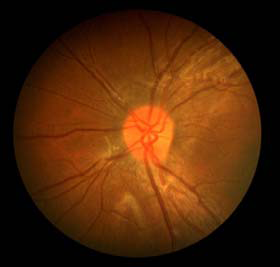
%> input picture retina2.png, 280 x 267 px
$ octave retv2.m   (GNU Octave 9; MATLAB toolbox functions it lacks are replaced by stand-ins)
%> lines starting %> are read from the running program, lines starting %| are printed output that depends on the picture; in (x1, y1, x2, y2) boxes, pixels count from 0 and x2, y2 are one past the last pixel; in counts of white or black regions, pixels touching at a corner belong together; the program's own positions count from 1
retina2 = imread('retina2.png'); %read in image
%> retina2 is the input picture: size 267x280x3 uint8; mean R, G, B 79.6, 39.4, 9.2
gr1 = rgb2gray(retina2);
mono2= imread('monochrome2.png');
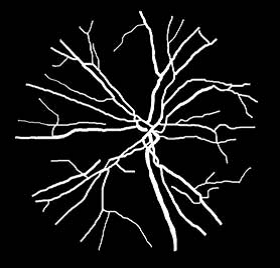
%> input picture monochrome2.png, 280 x 268 px
%> mono2 is the input picture: size 268x280x3 uint8; min 0, max 255, mean 21.9
mono2= rgb2gray(mono2);
%> mono2: size 268x280 uint8
mono2 = imbinarize(mono2);
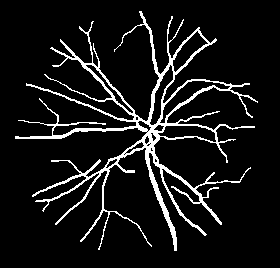
%> mono2: size 268x280 logical; 8.8% white in thin lines or dots, all inside (x1, y1, x2, y2) = (15, 11, 258, 251)
mono2 = imresize(mono2,[267 280]);
%> mono2: size 267x280 logical; 8.8% white in thin lines or dots, all inside (x1, y1, x2, y2) = (15, 11, 258, 250)

%Kirsch's operator, used to find maximu edge strength in each direction
g1=[5,5,5; -3,0,-3; -3,-3,-3];
g2=[5,5,-3; 5,0,-3; -3,-3,-3];
g3=[5,-3,-3; 5,0,-3; 5,-3,-3];
g4=[-3,-3,-3; 5,0,-3; 5,5,-3];
g5=[-3,-3,-3; -3,0,-3; 5,5,5];
g6=[-3,-3,-3; -3,0,5;-3,5,5];
g7=[-3,-3,5; -3,0,5;-3,-3,5];
g8=[-3,5,5; -3,0,5;-3,-3,-3];

fret1 = imfilter(retina2,g1,'replicate');% the image is filtered in each direction
fret2 = imfilter(retina2,g2,'replicate');
fret3 = imfilter(retina2,g3,'replicate');
fret4 = imfilter(retina2,g4,'replicate');
fret5 = imfilter(retina2,g5,'replicate');
fret6 = imfilter(retina2,g6,'replicate');
fret7 = imfilter(retina2,g7,'replicate');
fret8 = imfilter(retina2,g8,'replicate');

fret9 =fret1 +fret2 +fret3 +fret4 +fret5 +fret6 +fret7 +fret8 ;% the sum
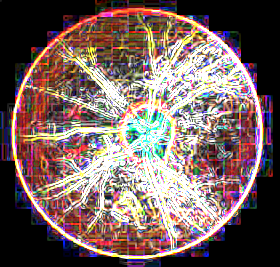
%> fret9: size 267x280x3 uint8; mean R, G, B 120.3, 100.1, 97.1

lab_he = rgb2lab(fret9); %convert from RGB  to CIE 1976 L*ab
%> lab_he: size 267x280x3 double; mean of channels 1, 2, 3 43.8, 9.2, 5.8

nColors = 3;
ab = lab_he(:,:,2:3);
nrows = size(ab,1);
%> nrows = 267
ncols = size(ab,2);
%> ncols = 280
ab = reshape(ab,nrows*ncols,2);
[cluster_idx, cluster_center] = kmeans(ab,nColors,'distance','sqEuclidean', 'Replicates',3);%k means clustering is used to create 4 colour clusters using the Eucilidean spaceMetric
%> cluster_center = [-1.29 2.45; 20.84 37.61; 40.47 -35.54]
pixel_labels = reshape(cluster_idx,nrows,ncols);% clusters added to array

segmented_images = cell(1,3);
rgb_label = repmat(pixel_labels,[1 1 3]);%repeat copies of rgb_label into 1-by-1-3 arrangement

for k = 1:nColors
    color = fret9;
    color(rgb_label ~= k) = 0;
    segmented_images{k} = color;
end
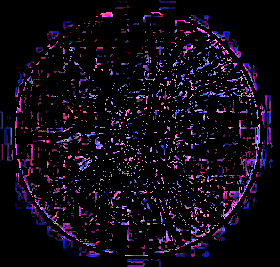
%> color: size 267x280x3 uint8; mean R, G, B 16.2, 9.2, 20.5
%> after the loop, segmented_images = 3 items
% here  the  objects are seperated by colour

%next I attampt to extract the vessels
mean_cluster_value = mean(cluster_center,2);
%> mean_cluster_value = [0.579; 29.23; 2.47]
[tmp, idx] = sort(mean_cluster_value);
%> tmp = [0.579; 2.47; 29.23]; idx = [1; 3; 2]
vessel_cluster_num = idx(1); % I have determined that the vessels have the smallest cluster_center value so I can programtically find it indes
%> vessel_cluster_num = 1

L = lab_he(:,:,1);
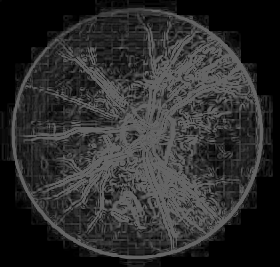
%> L: size 267x280 double; min 0, max 100, mean 43.8
vessel_idx = find(pixel_labels == vessel_cluster_num); %find the values that match the index
%> vessel_idx = 47848 values from 1 to 74760
L_vessel = L(vessel_idx); %extract them from L
scaled = L_vessel - min(L_vessel);
scaled = scaled / max(scaled);
is_vessel = imbinarize(scaled);  % the brightness values are extrated scaled then truned into a binary image useing a global threshold
%> is_vessel = 47848 logical values, 18141 true


vessel_labels = repmat(uint8(0),[nrows ncols]); % declare an uint8 array
vessel_labels(vessel_idx(is_vessel==true)) = 1; % find where it matches the mask
%> vessel_labels: size 267x280 uint8; values 0 (black) and 1 (white), 24.3% white; 530 white regions (498 under 20 px), largest, box (x1, y1, x2, y2) and area: (45, 26, 262, 259) 15001, (177, 131, 204, 157) 176, (16, 160, 65, 234) 169
vessel_labels = repmat(vessel_labels,[1 1 3]);

not_vessel_labels = repmat(uint8(0),[nrows ncols]);%finding wehre the vessels are not for later use as a filter
not_vessel_labels(vessel_idx(is_vessel==false)) = 1;
%> not_vessel_labels: size 267x280 uint8; values 0 (black) and 1 (white), 39.7% white; 1221 white regions (1139 under 20 px), largest, box (x1, y1, x2, y2) and area: (0, 0, 280, 267) 16162, (0, 145, 143, 267) 4727, (112, 57, 143, 88) 421
not_vessel_labels = repmat(not_vessel_labels,[1 1 3]);

vessel = fret9; % the image that has been filtered using Kirsch Operator
vessel(vessel_labels ~= 1) = 0; %the values that do not match the find labels are made to equal 0

not_vessel = fret9;
not_vessel((not_vessel_labels ~= 1)) = 0;


vg = rgb2gray(vessel);% convert to grayscale
 not_vg = rgb2gray(not_vessel);


vf= imguidedfilter(vg,not_vg);% guided filter using where the vessels were found not to be using k-menas clustering
vgad = adapthisteq(vf);% use dapative histogram equalization
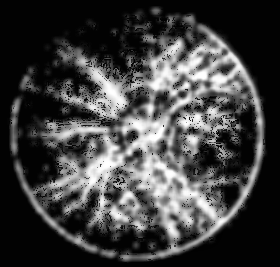
%> vgad: size 267x280 uint8; min 0, max 255, mean 65


v = imbinarize(vgad,'adaptive'); % binarize the image using adaptive filtering
%> v: size 267x280 logical; 27.3% white; 69 white regions (33 under 20 px), largest, box (x1, y1, x2, y2) and area: (13, 13, 265, 262) 11011, (44, 37, 128, 118) 2183, (127, 35, 190, 97) 1241

SE = strel('square',2);
vc = imerode(v ,SE); % using morphological operations to close gaps in the vessels
%> vc: size 267x280 logical; 19.4% white; 133 white regions (91 under 20 px), largest, box (x1, y1, x2, y2) and area: (13, 24, 264, 261) 5314, (29, 121, 123, 228) 2174, (47, 46, 127, 117) 1348

Z = imabsdiff(vc,mono2); % compare the images by subtracting the groundtruth from my result
%> Z: size 267x280 double; values 0 (black) and 1 (white), 19.2% white; 187 white regions (135 under 20 px), largest, box (x1, y1, x2, y2) and area: (13, 24, 264, 261) 5948, (127, 9, 195, 123) 1355, (39, 98, 126, 210) 1011


figure

subplot(2,2,1)
imshow(vc)
title('vessels')

subplot(2,2,2)
imshow(mono2)
title('monochrome')

subplot(2,2,3)
imshow(Z)
title('comparison')

figure
subplot(2,2,1)
imshow(v), title('binary image from clustering');

subplot(2,2,2)
imshow(vg), title('vg');

subplot(2,2,3)
imshow(vgad), title('vgad');


figure
subplot(2,3,1)
imshow(pixel_labels,[]), title('image labeled by cluster index');

subplot(2,3,2)
imshow(segmented_images{1}), title('objects in cluster 1');

subplot(2,3,3)
imshow(segmented_images{2}), title('objects in cluster 2');
%> after `imshow(segmented_images{2})`:
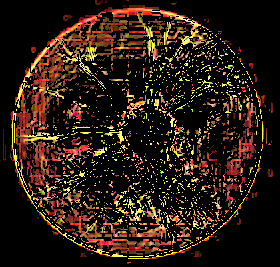
%> displayed picture: size 267x280x3, on the screen's scale of 0 to 255; mean R, G, B 43, 27.6, 16.4

subplot(2,3,4)
imshow(segmented_images{3}), title('objects in cluster 3');

% subplot(2,3,5)
% imshow(segmented_images{4}), title('objects in cluster 4');


figure
subplot(3,3,1)
imshow(fret1)

subplot(3,3,2)
imshow(fret2)

subplot(3,3,3)
imshow(fret3)

subplot(3,3,4)
imshow(fret4)

subplot(3,3,5)
imshow(fret5)

subplot(3,3,6)
imshow(fret6)

subplot(3,3,7)
imshow(fret7)

subplot(3,3,8)
imshow(fret8)

subplot(3,3,9)
imshow(fret9)
